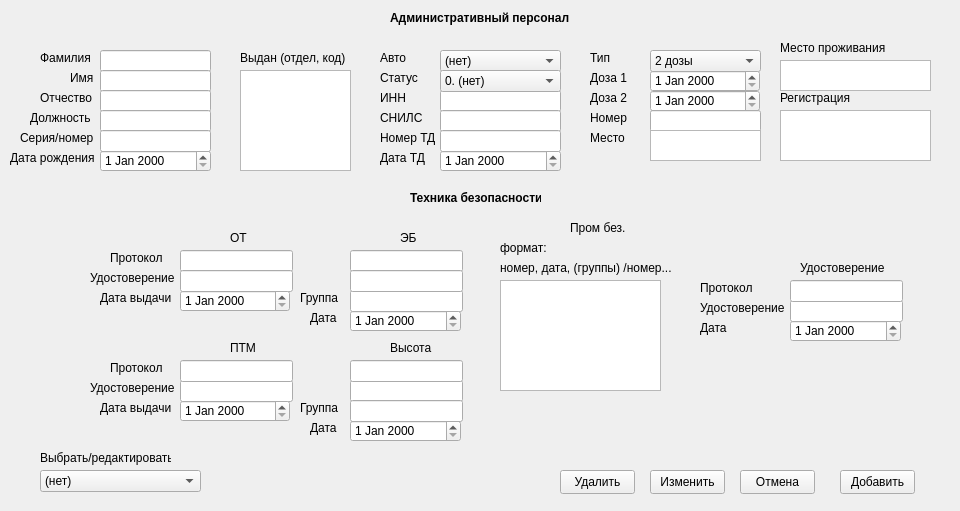
<?xml version="1.0" encoding="UTF-8"?>
<ui version="4.0">
 <class>Form</class>
 <widget class="QWidget" name="Form">
  <property name="geometry">
   <rect>
    <x>0</x>
    <y>0</y>
    <width>960</width>
    <height>511</height>
   </rect>
  </property>
  <property name="windowTitle">
   <string>Form</string>
  </property>
  <widget class="QLabel" name="label">
   <property name="geometry">
    <rect>
     <x>390</x>
     <y>10</y>
     <width>191</width>
     <height>16</height>
    </rect>
   </property>
   <property name="font">
    <font>
     <bold>true</bold>
    </font>
   </property>
   <property name="text">
    <string>Административный персонал</string>
   </property>
  </widget>
  <widget class="QLineEdit" name="family">
   <property name="geometry">
    <rect>
     <x>100</x>
     <y>50</y>
     <width>111</width>
     <height>22</height>
    </rect>
   </property>
  </widget>
  <widget class="QLineEdit" name="name">
   <property name="geometry">
    <rect>
     <x>100</x>
     <y>70</y>
     <width>111</width>
     <height>22</height>
    </rect>
   </property>
  </widget>
  <widget class="QLineEdit" name="surname">
   <property name="geometry">
    <rect>
     <x>100</x>
     <y>90</y>
     <width>111</width>
     <height>22</height>
    </rect>
   </property>
  </widget>
  <widget class="QLabel" name="label_2">
   <property name="geometry">
    <rect>
     <x>40</x>
     <y>50</y>
     <width>61</width>
     <height>16</height>
    </rect>
   </property>
   <property name="text">
    <string>Фамилия</string>
   </property>
  </widget>
  <widget class="QLabel" name="label_3">
   <property name="geometry">
    <rect>
     <x>70</x>
     <y>70</y>
     <width>31</width>
     <height>16</height>
    </rect>
   </property>
   <property name="text">
    <string>Имя</string>
   </property>
  </widget>
  <widget class="QLabel" name="label_4">
   <property name="geometry">
    <rect>
     <x>40</x>
     <y>90</y>
     <width>61</width>
     <height>16</height>
    </rect>
   </property>
   <property name="text">
    <string>Отчество</string>
   </property>
  </widget>
  <widget class="QLineEdit" name="post">
   <property name="geometry">
    <rect>
     <x>100</x>
     <y>110</y>
     <width>111</width>
     <height>22</height>
    </rect>
   </property>
  </widget>
  <widget class="QLabel" name="label_5">
   <property name="geometry">
    <rect>
     <x>30</x>
     <y>110</y>
     <width>71</width>
     <height>16</height>
    </rect>
   </property>
   <property name="text">
    <string>Должность</string>
   </property>
  </widget>
  <widget class="QDateEdit" name="bday">
   <property name="geometry">
    <rect>
     <x>100</x>
     <y>150</y>
     <width>111</width>
     <height>22</height>
    </rect>
   </property>
  </widget>
  <widget class="QLabel" name="label_6">
   <property name="geometry">
    <rect>
     <x>10</x>
     <y>150</y>
     <width>91</width>
     <height>16</height>
    </rect>
   </property>
   <property name="text">
    <string>Дата рождения</string>
   </property>
  </widget>
  <widget class="QLineEdit" name="passport">
   <property name="geometry">
    <rect>
     <x>100</x>
     <y>130</y>
     <width>111</width>
     <height>22</height>
    </rect>
   </property>
  </widget>
  <widget class="QTextEdit" name="passport_got">
   <property name="geometry">
    <rect>
     <x>240</x>
     <y>70</y>
     <width>111</width>
     <height>101</height>
    </rect>
   </property>
  </widget>
  <widget class="QTextEdit" name="adr">
   <property name="geometry">
    <rect>
     <x>780</x>
     <y>110</y>
     <width>151</width>
     <height>51</height>
    </rect>
   </property>
  </widget>
  <widget class="QTextEdit" name="live_adr">
   <property name="geometry">
    <rect>
     <x>780</x>
     <y>60</y>
     <width>151</width>
     <height>31</height>
    </rect>
   </property>
  </widget>
  <widget class="QLabel" name="label_8">
   <property name="geometry">
    <rect>
     <x>20</x>
     <y>130</y>
     <width>101</width>
     <height>16</height>
    </rect>
   </property>
   <property name="text">
    <string>Серия/номер</string>
   </property>
  </widget>
  <widget class="QLabel" name="label_9">
   <property name="geometry">
    <rect>
     <x>240</x>
     <y>50</y>
     <width>111</width>
     <height>16</height>
    </rect>
   </property>
   <property name="text">
    <string>Выдан (отдел, код)</string>
   </property>
  </widget>
  <widget class="QLabel" name="label_11">
   <property name="geometry">
    <rect>
     <x>780</x>
     <y>90</y>
     <width>91</width>
     <height>16</height>
    </rect>
   </property>
   <property name="text">
    <string>Регистрация</string>
   </property>
  </widget>
  <widget class="QLabel" name="label_12">
   <property name="geometry">
    <rect>
     <x>780</x>
     <y>40</y>
     <width>121</width>
     <height>16</height>
    </rect>
   </property>
   <property name="text">
    <string>Место проживания</string>
   </property>
  </widget>
  <widget class="QLineEdit" name="inn">
   <property name="geometry">
    <rect>
     <x>440</x>
     <y>90</y>
     <width>121</width>
     <height>22</height>
    </rect>
   </property>
  </widget>
  <widget class="QLineEdit" name="snils">
   <property name="geometry">
    <rect>
     <x>440</x>
     <y>110</y>
     <width>121</width>
     <height>22</height>
    </rect>
   </property>
  </widget>
  <widget class="QLabel" name="label_13">
   <property name="geometry">
    <rect>
     <x>380</x>
     <y>90</y>
     <width>31</width>
     <height>16</height>
    </rect>
   </property>
   <property name="text">
    <string>ИНН</string>
   </property>
  </widget>
  <widget class="QLabel" name="label_14">
   <property name="geometry">
    <rect>
     <x>380</x>
     <y>110</y>
     <width>51</width>
     <height>16</height>
    </rect>
   </property>
   <property name="text">
    <string>СНИЛС</string>
   </property>
  </widget>
  <widget class="QLineEdit" name="n_td">
   <property name="geometry">
    <rect>
     <x>440</x>
     <y>130</y>
     <width>121</width>
     <height>22</height>
    </rect>
   </property>
  </widget>
  <widget class="QLabel" name="label_15">
   <property name="geometry">
    <rect>
     <x>380</x>
     <y>130</y>
     <width>61</width>
     <height>16</height>
    </rect>
   </property>
   <property name="text">
    <string>Номер ТД</string>
   </property>
  </widget>
  <widget class="QDateEdit" name="d_td">
   <property name="geometry">
    <rect>
     <x>440</x>
     <y>150</y>
     <width>121</width>
     <height>22</height>
    </rect>
   </property>
  </widget>
  <widget class="QLabel" name="label_16">
   <property name="geometry">
    <rect>
     <x>380</x>
     <y>150</y>
     <width>51</width>
     <height>16</height>
    </rect>
   </property>
   <property name="text">
    <string>Дата ТД</string>
   </property>
  </widget>
  <widget class="QLabel" name="label_17">
   <property name="geometry">
    <rect>
     <x>410</x>
     <y>190</y>
     <width>131</width>
     <height>16</height>
    </rect>
   </property>
   <property name="font">
    <font>
     <bold>true</bold>
    </font>
   </property>
   <property name="text">
    <string>Техника безопасности</string>
   </property>
  </widget>
  <widget class="QLabel" name="label_18">
   <property name="geometry">
    <rect>
     <x>230</x>
     <y>230</y>
     <width>49</width>
     <height>16</height>
    </rect>
   </property>
   <property name="text">
    <string>ОТ</string>
   </property>
  </widget>
  <widget class="QLineEdit" name="n_OT_p">
   <property name="geometry">
    <rect>
     <x>180</x>
     <y>250</y>
     <width>113</width>
     <height>22</height>
    </rect>
   </property>
  </widget>
  <widget class="QLineEdit" name="n_OT_c">
   <property name="geometry">
    <rect>
     <x>180</x>
     <y>270</y>
     <width>113</width>
     <height>22</height>
    </rect>
   </property>
  </widget>
  <widget class="QDateEdit" name="d_OT">
   <property name="geometry">
    <rect>
     <x>180</x>
     <y>290</y>
     <width>110</width>
     <height>22</height>
    </rect>
   </property>
  </widget>
  <widget class="QLabel" name="label_19">
   <property name="geometry">
    <rect>
     <x>110</x>
     <y>250</y>
     <width>71</width>
     <height>16</height>
    </rect>
   </property>
   <property name="text">
    <string>Протокол</string>
   </property>
  </widget>
  <widget class="QLabel" name="label_20">
   <property name="geometry">
    <rect>
     <x>90</x>
     <y>270</y>
     <width>111</width>
     <height>16</height>
    </rect>
   </property>
   <property name="text">
    <string>Удостоверение</string>
   </property>
  </widget>
  <widget class="QLabel" name="label_21">
   <property name="geometry">
    <rect>
     <x>100</x>
     <y>290</y>
     <width>111</width>
     <height>16</height>
    </rect>
   </property>
   <property name="text">
    <string>Дата выдачи</string>
   </property>
  </widget>
  <widget class="QLabel" name="label_22">
   <property name="geometry">
    <rect>
     <x>90</x>
     <y>380</y>
     <width>91</width>
     <height>16</height>
    </rect>
   </property>
   <property name="text">
    <string>Удостоверение</string>
   </property>
  </widget>
  <widget class="QLabel" name="label_23">
   <property name="geometry">
    <rect>
     <x>230</x>
     <y>340</y>
     <width>49</width>
     <height>16</height>
    </rect>
   </property>
   <property name="text">
    <string>ПТМ</string>
   </property>
  </widget>
  <widget class="QLineEdit" name="n_PTM_c">
   <property name="geometry">
    <rect>
     <x>180</x>
     <y>380</y>
     <width>113</width>
     <height>22</height>
    </rect>
   </property>
  </widget>
  <widget class="QLabel" name="label_24">
   <property name="geometry">
    <rect>
     <x>100</x>
     <y>400</y>
     <width>71</width>
     <height>16</height>
    </rect>
   </property>
   <property name="text">
    <string>Дата выдачи</string>
   </property>
  </widget>
  <widget class="QLabel" name="label_25">
   <property name="geometry">
    <rect>
     <x>110</x>
     <y>360</y>
     <width>71</width>
     <height>16</height>
    </rect>
   </property>
   <property name="text">
    <string>Протокол</string>
   </property>
  </widget>
  <widget class="QLineEdit" name="n_PTM_p">
   <property name="geometry">
    <rect>
     <x>180</x>
     <y>360</y>
     <width>113</width>
     <height>22</height>
    </rect>
   </property>
  </widget>
  <widget class="QDateEdit" name="d_PTM">
   <property name="geometry">
    <rect>
     <x>180</x>
     <y>400</y>
     <width>110</width>
     <height>22</height>
    </rect>
   </property>
  </widget>
  <widget class="QLabel" name="label_27">
   <property name="geometry">
    <rect>
     <x>400</x>
     <y>230</y>
     <width>49</width>
     <height>16</height>
    </rect>
   </property>
   <property name="text">
    <string>ЭБ</string>
   </property>
  </widget>
  <widget class="QLineEdit" name="n_ES_c">
   <property name="geometry">
    <rect>
     <x>350</x>
     <y>290</y>
     <width>113</width>
     <height>22</height>
    </rect>
   </property>
  </widget>
  <widget class="QLineEdit" name="n_ES_p">
   <property name="geometry">
    <rect>
     <x>350</x>
     <y>250</y>
     <width>113</width>
     <height>22</height>
    </rect>
   </property>
  </widget>
  <widget class="QDateEdit" name="d_ES">
   <property name="geometry">
    <rect>
     <x>350</x>
     <y>310</y>
     <width>111</width>
     <height>22</height>
    </rect>
   </property>
  </widget>
  <widget class="QLineEdit" name="n_ES_g">
   <property name="geometry">
    <rect>
     <x>350</x>
     <y>270</y>
     <width>113</width>
     <height>22</height>
    </rect>
   </property>
  </widget>
  <widget class="QLabel" name="label_30">
   <property name="geometry">
    <rect>
     <x>300</x>
     <y>290</y>
     <width>111</width>
     <height>16</height>
    </rect>
   </property>
   <property name="text">
    <string>Группа</string>
   </property>
  </widget>
  <widget class="QLineEdit" name="n_H_g">
   <property name="geometry">
    <rect>
     <x>350</x>
     <y>380</y>
     <width>113</width>
     <height>22</height>
    </rect>
   </property>
  </widget>
  <widget class="QDateEdit" name="d_H">
   <property name="geometry">
    <rect>
     <x>350</x>
     <y>420</y>
     <width>111</width>
     <height>22</height>
    </rect>
   </property>
  </widget>
  <widget class="QLineEdit" name="n_H_c">
   <property name="geometry">
    <rect>
     <x>350</x>
     <y>400</y>
     <width>113</width>
     <height>22</height>
    </rect>
   </property>
  </widget>
  <widget class="QLineEdit" name="n_H_p">
   <property name="geometry">
    <rect>
     <x>350</x>
     <y>360</y>
     <width>113</width>
     <height>22</height>
    </rect>
   </property>
  </widget>
  <widget class="QLabel" name="label_35">
   <property name="geometry">
    <rect>
     <x>390</x>
     <y>340</y>
     <width>49</width>
     <height>16</height>
    </rect>
   </property>
   <property name="text">
    <string>Высота</string>
   </property>
  </widget>
  <widget class="QLabel" name="label_36">
   <property name="geometry">
    <rect>
     <x>570</x>
     <y>220</y>
     <width>61</width>
     <height>16</height>
    </rect>
   </property>
   <property name="text">
    <string>Пром без.</string>
   </property>
  </widget>
  <widget class="QTextEdit" name="promsave">
   <property name="geometry">
    <rect>
     <x>500</x>
     <y>280</y>
     <width>161</width>
     <height>111</height>
    </rect>
   </property>
  </widget>
  <widget class="QLabel" name="label_37">
   <property name="geometry">
    <rect>
     <x>500</x>
     <y>260</y>
     <width>171</width>
     <height>16</height>
    </rect>
   </property>
   <property name="text">
    <string>номер, дата, (группы) /номер....</string>
   </property>
  </widget>
  <widget class="QLabel" name="label_38">
   <property name="geometry">
    <rect>
     <x>500</x>
     <y>240</y>
     <width>49</width>
     <height>16</height>
    </rect>
   </property>
   <property name="text">
    <string>формат:</string>
   </property>
  </widget>
  <widget class="QLabel" name="label_39">
   <property name="geometry">
    <rect>
     <x>660</x>
     <y>300</y>
     <width>49</width>
     <height>16</height>
    </rect>
   </property>
   <property name="text">
    <string/>
   </property>
  </widget>
  <widget class="QLabel" name="label_40">
   <property name="geometry">
    <rect>
     <x>380</x>
     <y>50</y>
     <width>41</width>
     <height>16</height>
    </rect>
   </property>
   <property name="text">
    <string>Авто</string>
   </property>
  </widget>
  <widget class="QLineEdit" name="n_ST_c">
   <property name="geometry">
    <rect>
     <x>790</x>
     <y>300</y>
     <width>113</width>
     <height>22</height>
    </rect>
   </property>
  </widget>
  <widget class="QLabel" name="label_41">
   <property name="geometry">
    <rect>
     <x>700</x>
     <y>300</y>
     <width>111</width>
     <height>16</height>
    </rect>
   </property>
   <property name="text">
    <string>Удостоверение</string>
   </property>
  </widget>
  <widget class="QLabel" name="label_42">
   <property name="geometry">
    <rect>
     <x>700</x>
     <y>320</y>
     <width>31</width>
     <height>16</height>
    </rect>
   </property>
   <property name="text">
    <string>Дата</string>
   </property>
  </widget>
  <widget class="QDateEdit" name="d_ST">
   <property name="geometry">
    <rect>
     <x>790</x>
     <y>320</y>
     <width>111</width>
     <height>22</height>
    </rect>
   </property>
  </widget>
  <widget class="QLabel" name="label_43">
   <property name="geometry">
    <rect>
     <x>700</x>
     <y>280</y>
     <width>71</width>
     <height>16</height>
    </rect>
   </property>
   <property name="text">
    <string>Протокол</string>
   </property>
  </widget>
  <widget class="QLineEdit" name="n_ST_p">
   <property name="geometry">
    <rect>
     <x>790</x>
     <y>280</y>
     <width>113</width>
     <height>22</height>
    </rect>
   </property>
  </widget>
  <widget class="QLabel" name="label_44">
   <property name="geometry">
    <rect>
     <x>800</x>
     <y>260</y>
     <width>91</width>
     <height>16</height>
    </rect>
   </property>
   <property name="text">
    <string>Удостоверение</string>
   </property>
  </widget>
  <widget class="QComboBox" name="cb_auto">
   <property name="geometry">
    <rect>
     <x>440</x>
     <y>50</y>
     <width>121</width>
     <height>22</height>
    </rect>
   </property>
   <item>
    <property name="text">
     <string>(нет)</string>
    </property>
   </item>
  </widget>
  <widget class="QComboBox" name="cb_select">
   <property name="geometry">
    <rect>
     <x>40</x>
     <y>470</y>
     <width>161</width>
     <height>22</height>
    </rect>
   </property>
   <item>
    <property name="text">
     <string>(нет)</string>
    </property>
   </item>
  </widget>
  <widget class="QLabel" name="label_45">
   <property name="geometry">
    <rect>
     <x>40</x>
     <y>450</y>
     <width>131</width>
     <height>16</height>
    </rect>
   </property>
   <property name="text">
    <string>Выбрать/редактировать</string>
   </property>
  </widget>
  <widget class="QPushButton" name="b_change">
   <property name="geometry">
    <rect>
     <x>650</x>
     <y>470</y>
     <width>75</width>
     <height>24</height>
    </rect>
   </property>
   <property name="text">
    <string>Изменить</string>
   </property>
  </widget>
  <widget class="QPushButton" name="b_cancel">
   <property name="geometry">
    <rect>
     <x>740</x>
     <y>470</y>
     <width>75</width>
     <height>24</height>
    </rect>
   </property>
   <property name="text">
    <string>Отмена</string>
   </property>
  </widget>
  <widget class="QPushButton" name="b_kill">
   <property name="geometry">
    <rect>
     <x>560</x>
     <y>470</y>
     <width>75</width>
     <height>24</height>
    </rect>
   </property>
   <property name="text">
    <string>Удалить</string>
   </property>
  </widget>
  <widget class="QPushButton" name="b_ok">
   <property name="geometry">
    <rect>
     <x>840</x>
     <y>470</y>
     <width>75</width>
     <height>24</height>
    </rect>
   </property>
   <property name="text">
    <string>Добавить</string>
   </property>
  </widget>
  <widget class="QComboBox" name="status">
   <property name="geometry">
    <rect>
     <x>440</x>
     <y>70</y>
     <width>121</width>
     <height>22</height>
    </rect>
   </property>
   <item>
    <property name="text">
     <string>0. (нет)</string>
    </property>
   </item>
   <item>
    <property name="text">
     <string>1. работает</string>
    </property>
   </item>
   <item>
    <property name="text">
     <string>2. уволен</string>
    </property>
   </item>
   <item>
    <property name="text">
     <string>3. в отпуске</string>
    </property>
   </item>
  </widget>
  <widget class="QComboBox" name="cb_vac">
   <property name="geometry">
    <rect>
     <x>650</x>
     <y>50</y>
     <width>111</width>
     <height>22</height>
    </rect>
   </property>
   <item>
    <property name="text">
     <string>2 дозы</string>
    </property>
   </item>
   <item>
    <property name="text">
     <string>1 доза</string>
    </property>
   </item>
   <item>
    <property name="text">
     <string>болел</string>
    </property>
   </item>
  </widget>
  <widget class="QDateEdit" name="d_vac_1">
   <property name="geometry">
    <rect>
     <x>650</x>
     <y>70</y>
     <width>110</width>
     <height>22</height>
    </rect>
   </property>
  </widget>
  <widget class="QDateEdit" name="d_vac_2">
   <property name="geometry">
    <rect>
     <x>650</x>
     <y>90</y>
     <width>110</width>
     <height>22</height>
    </rect>
   </property>
  </widget>
  <widget class="QLineEdit" name="vac_doc">
   <property name="geometry">
    <rect>
     <x>650</x>
     <y>110</y>
     <width>111</width>
     <height>22</height>
    </rect>
   </property>
  </widget>
  <widget class="QTextEdit" name="place">
   <property name="geometry">
    <rect>
     <x>650</x>
     <y>130</y>
     <width>111</width>
     <height>31</height>
    </rect>
   </property>
  </widget>
  <widget class="QLabel" name="label_46">
   <property name="geometry">
    <rect>
     <x>380</x>
     <y>70</y>
     <width>41</width>
     <height>16</height>
    </rect>
   </property>
   <property name="text">
    <string>Статус</string>
   </property>
  </widget>
  <widget class="QLabel" name="label_47">
   <property name="geometry">
    <rect>
     <x>590</x>
     <y>50</y>
     <width>49</width>
     <height>16</height>
    </rect>
   </property>
   <property name="text">
    <string>Тип</string>
   </property>
  </widget>
  <widget class="QLabel" name="label_48">
   <property name="geometry">
    <rect>
     <x>590</x>
     <y>70</y>
     <width>49</width>
     <height>16</height>
    </rect>
   </property>
   <property name="text">
    <string>Доза 1</string>
   </property>
  </widget>
  <widget class="QLabel" name="label_49">
   <property name="geometry">
    <rect>
     <x>590</x>
     <y>90</y>
     <width>49</width>
     <height>16</height>
    </rect>
   </property>
   <property name="text">
    <string>Доза 2</string>
   </property>
  </widget>
  <widget class="QLabel" name="label_50">
   <property name="geometry">
    <rect>
     <x>590</x>
     <y>110</y>
     <width>49</width>
     <height>16</height>
    </rect>
   </property>
   <property name="text">
    <string>Номер</string>
   </property>
  </widget>
  <widget class="QLabel" name="label_51">
   <property name="geometry">
    <rect>
     <x>590</x>
     <y>130</y>
     <width>49</width>
     <height>16</height>
    </rect>
   </property>
   <property name="text">
    <string>Место</string>
   </property>
  </widget>
  <widget class="QLabel" name="label_29">
   <property name="geometry">
    <rect>
     <x>310</x>
     <y>310</y>
     <width>51</width>
     <height>16</height>
    </rect>
   </property>
   <property name="text">
    <string>Дата</string>
   </property>
  </widget>
  <widget class="QLabel" name="label_52">
   <property name="geometry">
    <rect>
     <x>300</x>
     <y>400</y>
     <width>111</width>
     <height>16</height>
    </rect>
   </property>
   <property name="text">
    <string>Группа</string>
   </property>
  </widget>
  <widget class="QLabel" name="label_53">
   <property name="geometry">
    <rect>
     <x>310</x>
     <y>420</y>
     <width>51</width>
     <height>16</height>
    </rect>
   </property>
   <property name="text">
    <string>Дата</string>
   </property>
  </widget>
 </widget>
 <resources/>
 <connections/>
</ui>
